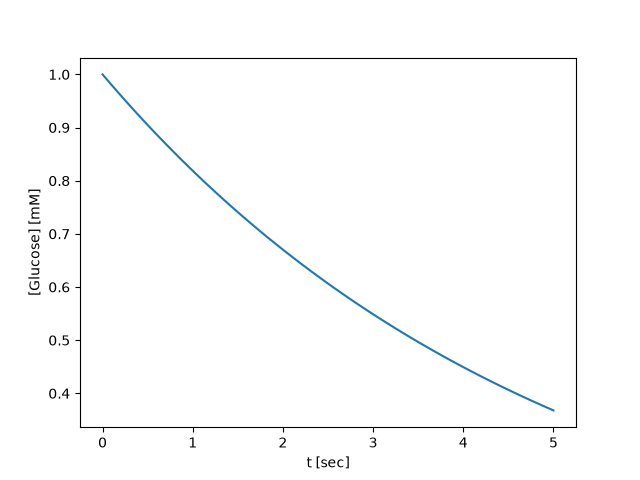

This chart was generated by the following Python code:
import matplotlib.pyplot as plt
import numpy as np

k = 0.2
glc0 = 1.0

t = np.linspace( 0 , 5.0 , 100 )
glc = glc0 * np.exp( - k * t )

plt.plot( t , glc )
plt.xlabel( "t [sec]" )
plt.ylabel( "[Glucose] [mM]" )
plt.savefig( "glucose_analytic.png" )
